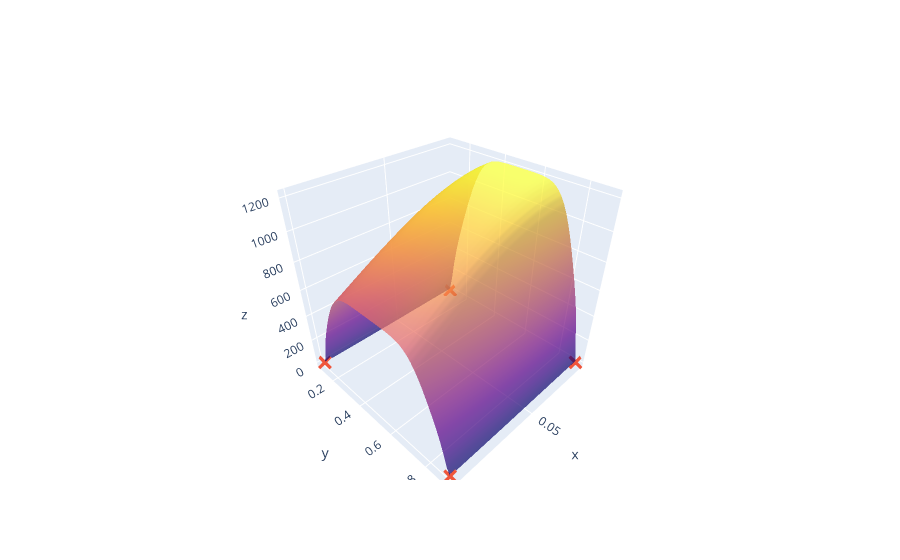

Notebook code for this chart:
### Code cell
cost_model = CostModel(pde_client) # Fit a linear model on the costs 


model_emukit = GPyModelWrapper(model_gpy)
model_variance = IntegratedVarianceReduction(model=model_emukit,space=space,x_monte_carlo=x_monte_carlo)

plot(X,Y,model_variance)

### Figure 1 — Plotly figure (JSON) as saved in the notebook; plotly's stock layout.template omitted (floating-point values rounded to 4 significant figures; data arrays with more than 128 entries replaced by an {"elided": "..."} marker saying what was removed)
{"data": [{"opacity": 0.7, "showscale": false, "type": "surface", "x": {"elided": "50x50 float values"}, "y": {"elided": "50x50 float values"}, "z": {"elided": "50x50 float values"}}, {"marker": {"size": 5, "symbol": "x"}, "mode": "markers", "type": "scatter3d", "x": [0.1, 0.1, 0.01, 0.01], "y": [0.1, 0.9, 0.1, 0.9], "z": [0.1098, 0.1098, 0.1098, 0.1098]}], "layout": {}}
